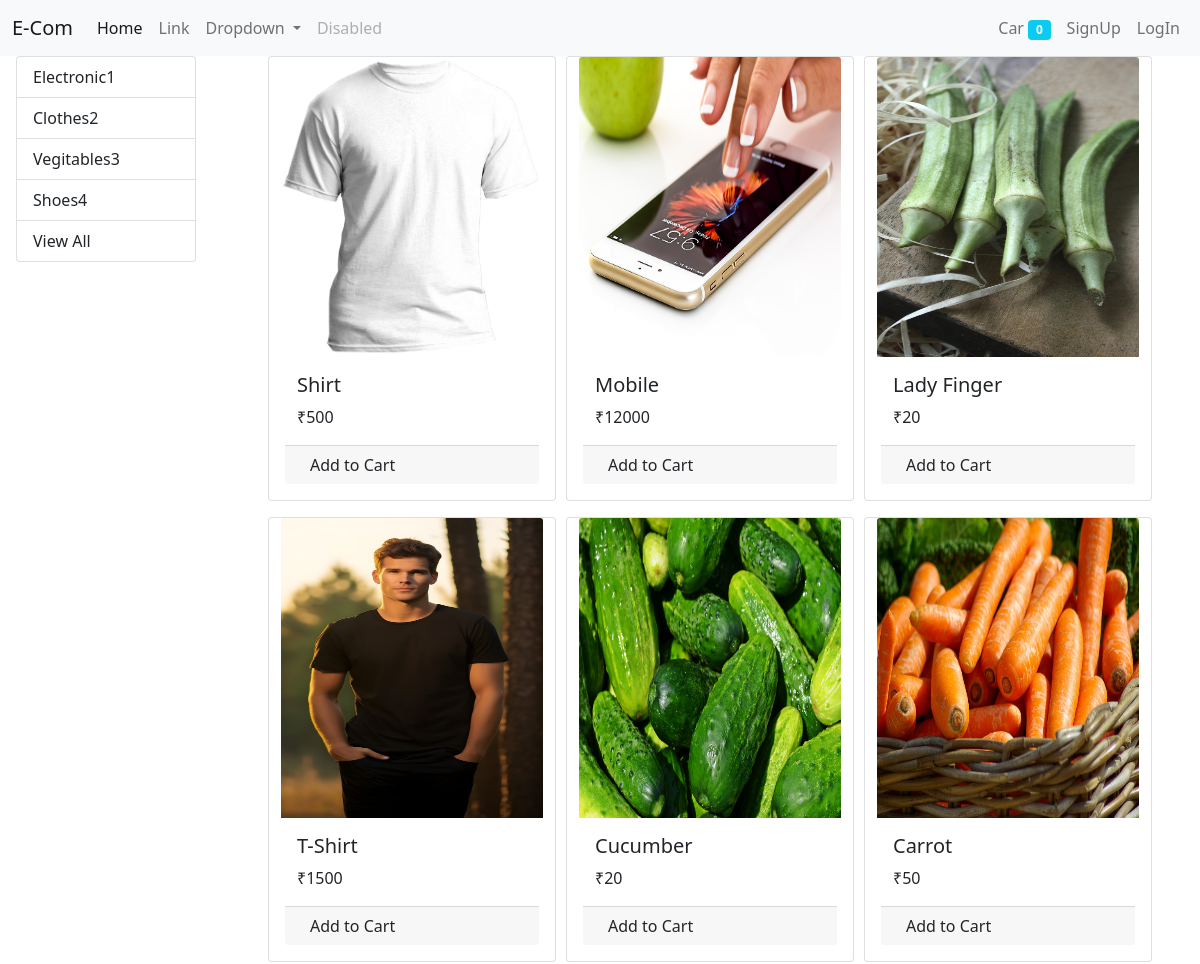
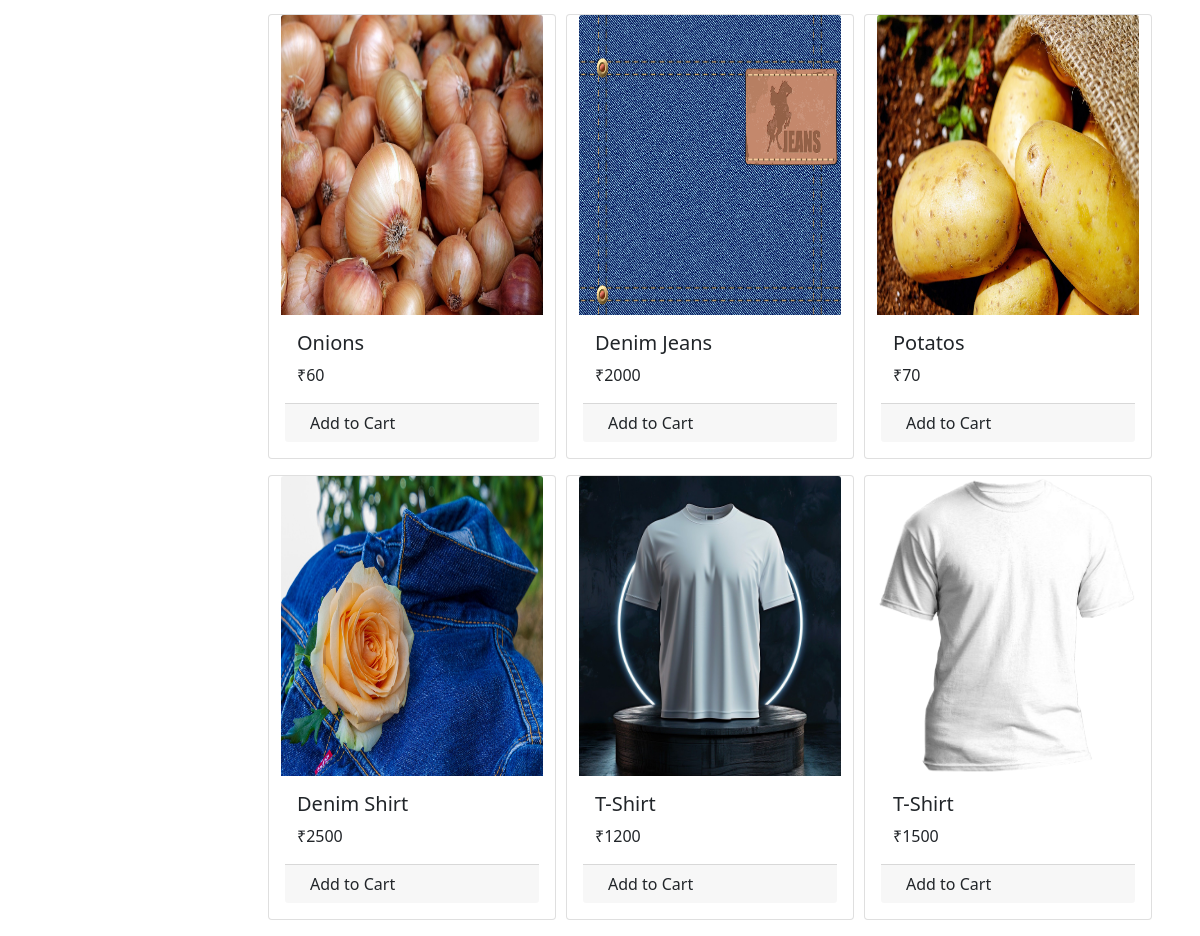
The page / on the database its author committed (2 pictures, top to bottom).
### myStore/models.py (models this page shows, shortened)
class Category(models.Model):
    name=models.CharField(max_length=50)
    @staticmethod
    def get_all_categories():
        return Category.objects.all()

class Product(models.Model):
    name=models.CharField(max_length=50)
    category=models.ForeignKey(Category, on_delete=models.CASCADE)
    price=models.IntegerField()
    description=models.CharField(max_length=200)
    product_images=models.ImageField(upload_to='uploads/products/')
    @staticmethod
    def get_all_products():
        return Product.objects.all()

### myStore/views/home.py (the view, shortened to what this page needs)
# urls.py: path('', home.Home.as_view(), name='homePage'),
class Home(View):
    def get(self, request):
        cart=request.session.get('cart')
        if not cart:
            request.session['cart']={}
        products=None
        categories=Category.get_all_categories()
        category_id=request.GET.get('category')
        if category_id:
            products=Product.get_all_products_by_id(category_id)
        else:
            products=Product.get_all_products()
        data={
            'products':products,
            'categories':categories
        }
        return render(request, 'home/index.html', context=data)

### myStore/templatetags/cart.py (called while the page is built)
@register.filter(name='is_in_cart')
def is_in_cart(product, cart):
    keys=cart.keys()
    for id in keys:
        if int(id)==product.id:
            return True
    return False

### myStore/templatetags/custom_filter.py (called while the page is built)
@register.filter(name='currency')
def currency(num):
    res="₹"+str(num)
    return res

### myStore/templates/home/index.html (shortened to what this page needs)
{% extends "base.html" %}
{% block content %}
{% load cart %}
{% load custom_filter %}
    <div class="row" >
        <div id="filter" class='col-lg-2 ms-3'>
            <div class="list-group">
                {% for category in categories %}
                    <a href="/?category={{category.id}}" class="list-group-item list-group-item-action">
                        {{ category.name }}{{ category.id }}
                    </a>
                {% endfor %}
                <a href="/" class="list-group-item list-group-item-action">
                    View All
                </a>
            </div>
        </div>
        <div id="products" class='col-lg-9 mx-auto'>
                <div class="row mx-auto">
                    {% for product in products %}
                        <div  class='card mx-auto mb-3 ' id='{{product.id}}' style="width: 18rem;">
                            <img src="{{product.product_images.url}}" height='300' width='auto'  class="card-img-top" alt="...">
                            <div class="card-body">
                                <h5 class="card-title">{{product.name}}</h5>
                                    <p class="card-text">{{ product.price|currency }}</p>
                                    <div class="card-footer p-0 row ">
                                        {% if product|is_in_cart:request.session.cart %}
                                        <div class="row no-gutters">
                                            <form action="/#{{product.id}}" class="col-1" method="post">
                                                {% csrf_token %}
                                                <input type="text" hidden name="product" value='{{product.id}}'>
                                                <input type="text" hidden name="remove" value='True'>
                                                <input type="submit" name="" value=" - " id=""class="col-2 btn btn-secondary">
                                            </form>
                                            <div class="text-center col">
                                                {{product|cart_quantity:request.session.cart}} in cart
                                            </div>
                                            <form action="/#{{product.id}}" class="col-1" method="post">
                                                {% csrf_token %}
                                                <input type="text" hidden name="product" value='{{product.id}}'>
                                                <input type="submit" name="" value=" + " id=""class="col-2 btn btn-secondary">
                                            </form>
                                        </div>
                                        {%else %}
                                        <form action="/#{{product.id}}" method="POST">
                                            <input type="submit" class='btn btn-block' value='Add to Cart'>
                                        </form>
                                        {% endif %}
                                    </div>
                            </div>
                        </div>
                    {% endfor %}
                </div>
        </div>
    </div>
    {% endblock %}

### myStore/templates/base.html (shortened to what this page needs)
<!doctype html>
<html lang="en">
  <head>
    <link href="https://cdn.jsdelivr.net/npm/bootstrap@5.0.2/dist/css/bootstrap.min.css" rel="stylesheet">
  </head>
  <body>
    <nav class="navbar navbar-expand-lg navbar-light bg-light">
        <div class="container-fluid">
          <a class="navbar-brand" href="/">E-Com</a>
          <div class="collapse navbar-collapse" id="navbarSupportedContent">
            <ul class="navbar-nav me-auto mb-2 mb-lg-0">
              <li class="nav-item">
                <a class="nav-link active" aria-current="page" href="#">Home</a>
              </li>
              <li class="nav-item">
                <a class="nav-link" href="#">Link</a>
              </li>
              <li class="nav-item dropdown">
                <a class="nav-link dropdown-toggle" href="#" id="navbarDropdown" role="button" data-bs-toggle="dropdown" aria-expanded="false">
                  Dropdown
                </a>
              </li>
              <li class="nav-item">
                <a class="nav-link disabled" href="#" tabindex="-1" aria-disabled="true">Disabled</a>
              </li>
            </ul>
            <ul class="navbar-nav my-2 my-lg-0">
              <li class="nav-item dropdown">
                <li class="nav-item active">
                  <a class="nav-link" href="/cart">Car
                    <span class='badge bg-info'>{{request.session.cart.keys|length}}</span>
                  </a>
                </li>
                {% if request.session.customer %}
                  <a class="nav-link dropdown-toggle" href="#" id="navbarDropdown" role="button" data-bs-toggle="dropdown" aria-expanded="false">
                      Profile
                  </a>
                  <ul class="dropdown-menu" aria-labelledby="navbarDropdown">
                      <li><a class="dropdown-item" href="#">Action</a></li>
                      <li><a class="dropdown-item" href="#">Another action</a></li>
                      <li><hr class="dropdown-divider"></li>
                      <li><a class="dropdown-item" href="#">Something else here</a></li>
                  </ul>
                </li>
                <li class="nav-item active">
                  <a class="nav-link" href="/orders">Orders</a>
                </li>
                <li class="nav-item active">
                  <a class="nav-link" href="/logout">Logout</a>
                </li>
                {% else %}
                <li class="nav-item active">
                    <a class="nav-link" href="/signup">SignUp</a>
                </li>
                <li class="nav-item active">
                    <a class="nav-link" href="/login">LogIn</a>
                </li>
                {% endif %}
            </ul>
          </div>
        </div>
      </nav>
    {% block content %}{% endblock %}
  </body>
</html>

### rows shown on the page
Category: name "Electronic", id "1"
Category: name "Clothes", id "2"
Category: name "Vegitables", id "3"
Category: name "Shoes", id "4"
Product: {{ product.id }} 1 (drawn), product_images (picture), name "Shirt", price "₹500"
Product: product_images (picture), name "Mobile", price "₹12000"
Product: product_images (picture), name "Lady Finger", price "₹20"
Product: product_images (picture), name "T-Shirt", price "₹1500"
Product: product_images (picture), name "Cucumber", price "₹20"
Product: product_images (picture), name "Carrot", price "₹50"
Product: product_images (picture), name "Onions", price "₹60"
Product: product_images (picture), name "Denim Jeans", price "₹2000"
Product: product_images (picture), name "Potatos", price "₹70"
Product: product_images (picture), name "Denim Shirt", price "₹2500"
Product: product_images (picture), name "T-Shirt", price "₹1200"
Product: product_images (picture), name "T-Shirt", price "₹1500"

### other values the page prints
{{ request.session.cart.keys|length }} "0"
